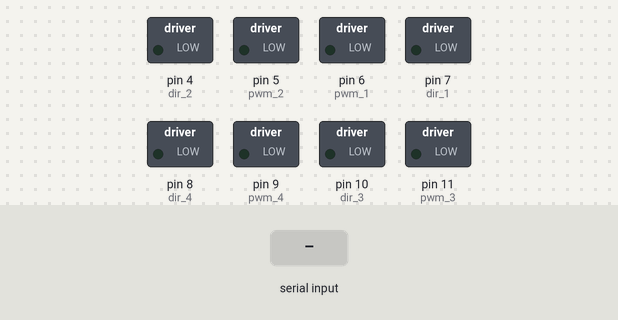
A sketch run on a simulated Arduino Uno, built with avr-gcc and run on an emulated ATmega328P. On the bench: switched loads named in the sketch (green lamp = pin HIGH). Inputs (shaded band) come from the test bench.

Above: at 1.2 s.
1.3 s: "a" received over Serial
At 2.3 s:
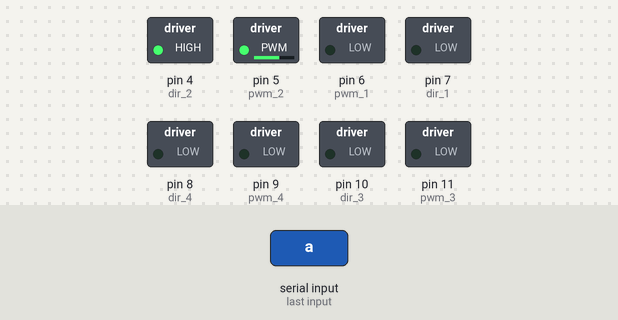
2.8 s: "b" received over Serial
At 3.5 s:
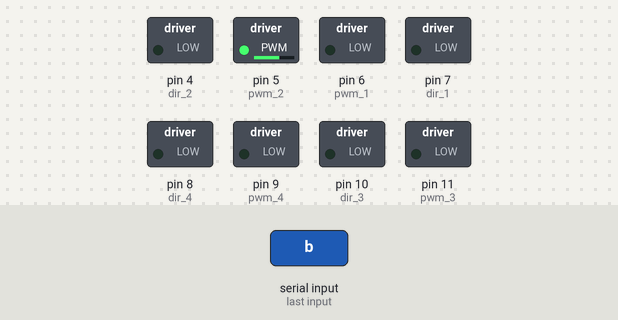
4.3 s: "c" received over Serial
At 4.6 s:
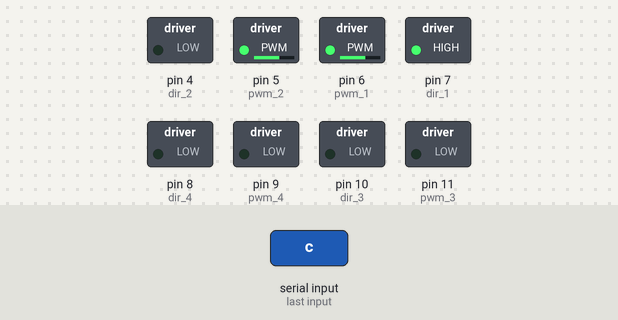
5.8 s: "d" received over Serial
At 6.9 s:
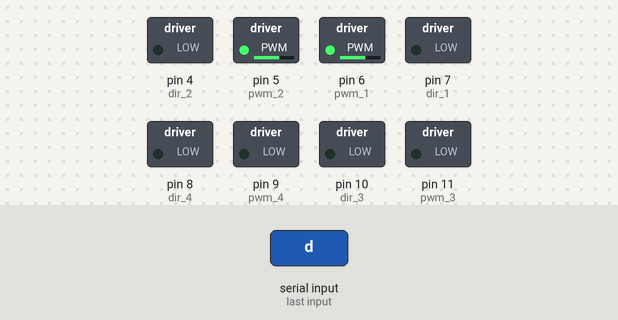
7.3 s: "e" received over Serial
At 8.1 s:
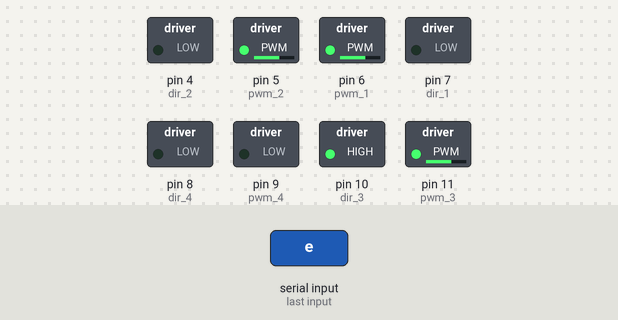
8.8 s: "f" received over Serial
At 9.2 s:
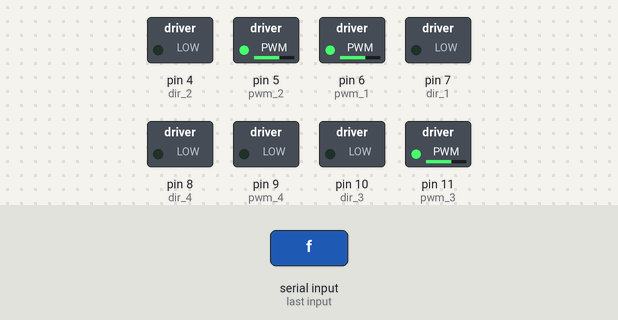
Timing chart, 0 to 11.3 s (numbered marks = the images above; inputs shaded):
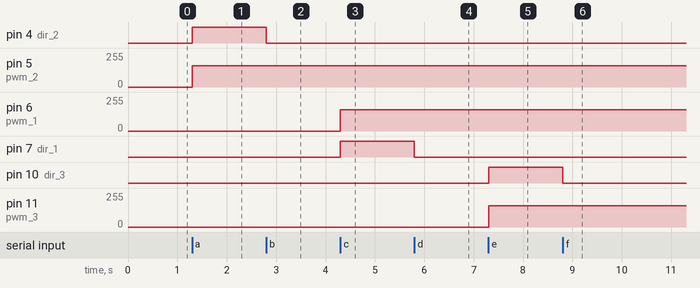

The sketch:

MyMotorTest.ino
```cpp
#include "MyMotor.h"
#include "Robotic.h"

int pwm_1 = 6;
int dir_1 = 7;
int brk_1 = 0;

int pwm_2 = 5;
int dir_2 = 4;
int brk_2 = 0;

int pwm_3 = 11;
int dir_3 = 10;
int brk_3 = 0;

int pwm_4 = 9;
int dir_4 = 8;
int brk_4 = 0;

MyMotor fr(pwm_1, dir_1, brk_1);
MyMotor fl(pwm_2, dir_2, brk_2);
MyMotor br(pwm_3, dir_3, brk_3);
MyMotor bl(pwm_4, dir_4, brk_4);
//Robotic robotic(fr,fl,br,bl);
void setup() {
  // put your setup code here, to run once:
  Serial.begin(19200);
  pinMode(pwm_1, OUTPUT);
  pinMode(dir_1, OUTPUT);
  pinMode(brk_1, OUTPUT);

  pinMode(pwm_2, OUTPUT);
  pinMode(dir_2, OUTPUT);
  pinMode(brk_2, OUTPUT);

  pinMode(pwm_3, OUTPUT);
  pinMode(dir_3, OUTPUT);
  pinMode(brk_3, OUTPUT);

  pinMode(pwm_4, OUTPUT);
  pinMode(dir_4, OUTPUT);
  pinMode(brk_4, OUTPUT);

}

void loop() {
  // put your main code here, to run repeatedly:


  if (Serial.available()) {

    dd(Serial.read());

  }
}

void dd(char val) {
  switch (val)
  {
    case 'a':          //front left forward

      fl.moveForward(160, 160);

      break;

    case 'b':         //fornt left back

      fl.moveBack(160, 160);

      break;

    case 'c':         //front right forward
      fr.moveForward(160, 160);


      break;

    case 'd':         //fornt right back
      fr.moveBack(160, 160);


      break;
    case 'e':         //back right forward
      br.moveForward(160, 160);


      break;
    case 'f':         //back right back
      br.moveBack(160, 160);


      break;
    case 'g':         //back left forward
      bl.moveForward(160, 160);


      break;

    case 'H':         //back left back
      bl.moveBack(160, 160);
      break;

    case 's':         //back left back
      fr.stopp();
      fl.stopp();
      br.stopp();
      bl.stopp();


      break;

  }
}
```

MyMotor.cpp
```cpp
#include <Arduino.h>
#include "MyMotor.h"
#include "Robotic.h"

MyMotor::MyMotor(int pwm_1, int dir_1, int brk_1) {

  pwm = pwm_1;
  dir = dir_1;
  brk = brk_1;


}

MyMotor::~MyMotor() {}
void MyMotor::moveForward(char a, char b) {
  analogWrite(pwm, a);
  digitalWrite(dir, 1);

}
void MyMotor::moveBack(char a, char b) {
  analogWrite (pwm, a);
  digitalWrite(dir, 0);
}
void MyMotor::stopp () {
  analogWrite (pwm, 0);
  digitalWrite(dir, 0);
}
```

MyMotor.h
```cpp
#ifndef MYMOTOR_H
#define MYMOTOR_H

class MyMotor {

public:
     int pwm;
     int dir;
     int brk;
     int aaa;
      MyMotor(int,int,int);
     ~MyMotor();

    void stopp();
    void moveForward (char , char );
    void moveBack (char a, char b);


};


#endif /* RELAYBOARD_H */
```

Robotic.h
```cpp
#ifndef ROBOTIC_H
#define ROBOTIC_H

class Robotic {

public:
MyMotor fr;
MyMotor fl;
MyMotor br;
MyMotor bl;
 Robotic(MyMotor,MyMotor,MyMotor,MyMotor);


     void moveForward();
};

#endif /* ROBOTIC_H */
```

Measured:
- after the input at 1.3 s, pin 4 (dir_2): LOW → HIGH at once; pin 5 (pwm_2): 0/255 → 160/255 at once
- after the input at 2.8 s, pin 4 (dir_2): HIGH → LOW at once
- after the input at 4.3 s, pin 6 (pwm_1): 0/255 → 160/255 at once; pin 7 (dir_1): LOW → HIGH at once
- after the input at 5.8 s, pin 7 (dir_1): HIGH → LOW at once
- after the input at 7.3 s, pin 10 (dir_3): LOW → HIGH at once; pin 11 (pwm_3): 0/255 → 160/255 at once
- after the input at 8.8 s, pin 10 (dir_3): HIGH → LOW at once
